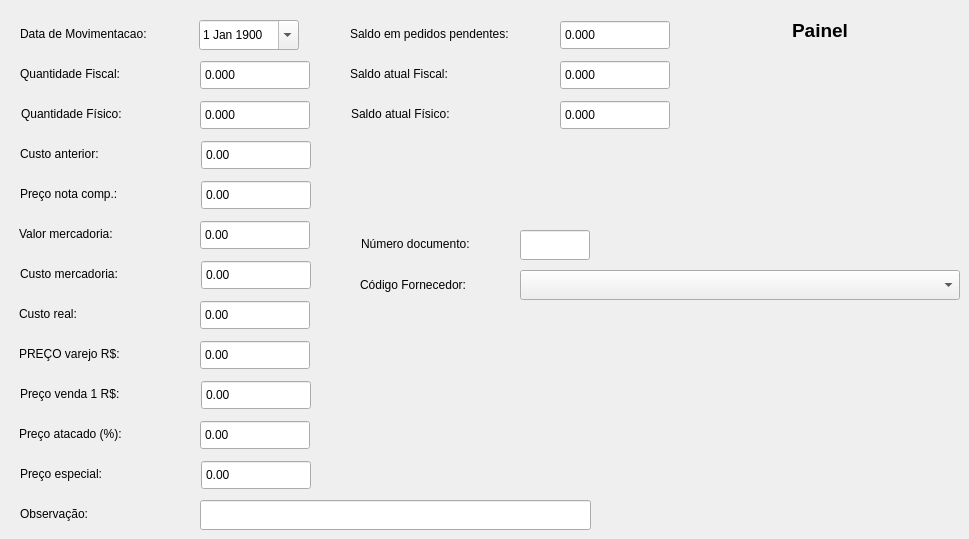
    <widget class="QWidget" name="tab_5">
     <attribute name="title">
      <string>Balanco</string>
     </attribute>
     <widget class="QDateEdit" name="mdata_cad_2">
      <property name="geometry">
       <rect>
        <x>199</x>
        <y>20</y>
        <width>100</width>
        <height>30</height>
       </rect>
      </property>
      <property name="styleSheet">
       <string notr="true"/>
      </property>
      <property name="dateTime">
       <datetime>
        <hour>3</hour>
        <minute>0</minute>
        <second>0</second>
        <year>1900</year>
        <month>1</month>
        <day>1</day>
       </datetime>
      </property>
      <property name="calendarPopup">
       <bool>true</bool>
      </property>
      <property name="date">
       <date>
        <year>1900</year>
        <month>1</month>
        <day>1</day>
       </date>
      </property>
     </widget>
     <widget class="QLabel" name="label_58">
      <property name="geometry">
       <rect>
        <x>20</x>
        <y>20</y>
        <width>170</width>
        <height>28</height>
       </rect>
      </property>
      <property name="styleSheet">
       <string notr="true"/>
      </property>
      <property name="text">
       <string>Data de Movimentacao:</string>
      </property>
     </widget>
     <widget class="QLabel" name="label_59">
      <property name="geometry">
       <rect>
        <x>20</x>
        <y>60</y>
        <width>170</width>
        <height>28</height>
       </rect>
      </property>
      <property name="styleSheet">
       <string notr="true"/>
      </property>
      <property name="text">
       <string>Quantidade Fiscal:</string>
      </property>
     </widget>
     <widget class="QLabel" name="label_60">
      <property name="geometry">
       <rect>
        <x>21</x>
        <y>100</y>
        <width>170</width>
        <height>28</height>
       </rect>
      </property>
      <property name="styleSheet">
       <string notr="true"/>
      </property>
      <property name="text">
       <string>Quantidade Físico:</string>
      </property>
     </widget>
     <widget class="QLabel" name="label_61">
      <property name="geometry">
       <rect>
        <x>350</x>
        <y>60</y>
        <width>200</width>
        <height>28</height>
       </rect>
      </property>
      <property name="styleSheet">
       <string notr="true"/>
      </property>
      <property name="text">
       <string>Saldo atual Fiscal:</string>
      </property>
     </widget>
     <widget class="QLabel" name="label_62">
      <property name="geometry">
       <rect>
        <x>351</x>
        <y>100</y>
        <width>200</width>
        <height>28</height>
       </rect>
      </property>
      <property name="styleSheet">
       <string notr="true"/>
      </property>
      <property name="text">
       <string>Saldo atual Físico:</string>
      </property>
     </widget>
     <widget class="QDoubleSpinBox" name="doubleSpinBox_23">
      <property name="geometry">
       <rect>
        <x>201</x>
        <y>140</y>
        <width>110</width>
        <height>30</height>
       </rect>
      </property>
      <property name="styleSheet">
       <string notr="true"/>
      </property>
      <property name="readOnly">
       <bool>true</bool>
      </property>
      <property name="buttonSymbols">
       <enum>QAbstractSpinBox::NoButtons</enum>
      </property>
      <property name="maximum">
       <double>999999.989999999990687</double>
      </property>
     </widget>
     <widget class="QLabel" name="label_63">
      <property name="geometry">
       <rect>
        <x>20</x>
        <y>140</y>
        <width>170</width>
        <height>28</height>
       </rect>
      </property>
      <property name="styleSheet">
       <string notr="true"/>
      </property>
      <property name="text">
       <string>Custo anterior:</string>
      </property>
     </widget>
     <widget class="QLabel" name="label_64">
      <property name="geometry">
       <rect>
        <x>350</x>
        <y>20</y>
        <width>201</width>
        <height>28</height>
       </rect>
      </property>
      <property name="styleSheet">
       <string notr="true"/>
      </property>
      <property name="text">
       <string>Saldo em pedidos pendentes:</string>
      </property>
     </widget>
     <widget class="QDoubleSpinBox" name="doubleSpinBox_24">
      <property name="geometry">
       <rect>
        <x>201</x>
        <y>180</y>
        <width>110</width>
        <height>30</height>
       </rect>
      </property>
      <property name="styleSheet">
       <string notr="true"/>
      </property>
      <property name="buttonSymbols">
       <enum>QAbstractSpinBox::NoButtons</enum>
      </property>
      <property name="maximum">
       <double>999999.989999999990687</double>
      </property>
     </widget>
     <widget class="QLabel" name="label_65">
      <property name="geometry">
       <rect>
        <x>20</x>
        <y>180</y>
        <width>170</width>
        <height>28</height>
       </rect>
      </property>
      <property name="styleSheet">
       <string notr="true"/>
      </property>
      <property name="text">
       <string>Preço nota comp.:</string>
      </property>
     </widget>
     <widget class="QLabel" name="label_66">
      <property name="geometry">
       <rect>
        <x>19</x>
        <y>220</y>
        <width>170</width>
        <height>28</height>
       </rect>
      </property>
      <property name="styleSheet">
       <string notr="true"/>
      </property>
      <property name="text">
       <string>Valor mercadoria:</string>
      </property>
     </widget>
     <widget class="QDoubleSpinBox" name="doubleSpinBox_25">
      <property name="geometry">
       <rect>
        <x>200</x>
        <y>220</y>
        <width>110</width>
        <height>30</height>
       </rect>
      </property>
      <property name="styleSheet">
       <string notr="true"/>
      </property>
      <property name="buttonSymbols">
       <enum>QAbstractSpinBox::NoButtons</enum>
      </property>
      <property name="maximum">
       <double>999999.989999999990687</double>
      </property>
     </widget>
     <widget class="QDoubleSpinBox" name="doubleSpinBox_26">
      <property name="geometry">
       <rect>
        <x>201</x>
        <y>260</y>
        <width>110</width>
        <height>30</height>
       </rect>
      </property>
      <property name="styleSheet">
       <string notr="true"/>
      </property>
      <property name="buttonSymbols">
       <enum>QAbstractSpinBox::NoButtons</enum>
      </property>
      <property name="maximum">
       <double>999999.989999999990687</double>
      </property>
     </widget>
     <widget class="QLabel" name="label_67">
      <property name="geometry">
       <rect>
        <x>20</x>
        <y>260</y>
        <width>170</width>
        <height>28</height>
       </rect>
      </property>
      <property name="styleSheet">
       <string notr="true"/>
      </property>
      <property name="text">
       <string>Custo mercadoria:</string>
      </property>
     </widget>
     <widget class="QLabel" name="label_68">
      <property name="geometry">
       <rect>
        <x>19</x>
        <y>300</y>
        <width>170</width>
        <height>28</height>
       </rect>
      </property>
      <property name="styleSheet">
       <string notr="true"/>
      </property>
      <property name="text">
       <string>Custo real:</string>
      </property>
     </widget>
     <widget class="QDoubleSpinBox" name="doubleSpinBox_27">
      <property name="geometry">
       <rect>
        <x>200</x>
        <y>300</y>
        <width>110</width>
        <height>30</height>
       </rect>
      </property>
      <property name="styleSheet">
       <string notr="true"/>
      </property>
      <property name="buttonSymbols">
       <enum>QAbstractSpinBox::NoButtons</enum>
      </property>
      <property name="maximum">
       <double>999999.989999999990687</double>
      </property>
     </widget>
     <widget class="QLabel" name="label_69">
      <property name="geometry">
       <rect>
        <x>19</x>
        <y>340</y>
        <width>170</width>
        <height>28</height>
       </rect>
      </property>
      <property name="styleSheet">
       <string notr="true"/>
      </property>
      <property name="text">
       <string>PREÇO varejo R$:</string>
      </property>
     </widget>
     <widget class="QDoubleSpinBox" name="doubleSpinBox_28">
      <property name="geometry">
       <rect>
        <x>200</x>
        <y>340</y>
        <width>110</width>
        <height>30</height>
       </rect>
      </property>
      <property name="styleSheet">
       <string notr="true"/>
      </property>
      <property name="buttonSymbols">
       <enum>QAbstractSpinBox::NoButtons</enum>
      </property>
      <property name="maximum">
       <double>999999.989999999990687</double>
      </property>
     </widget>
     <widget class="QDoubleSpinBox" name="doubleSpinBox_29">
      <property name="geometry">
       <rect>
        <x>201</x>
        <y>380</y>
        <width>110</width>
        <height>30</height>
       </rect>
      </property>
      <property name="styleSheet">
       <string notr="true"/>
      </property>
      <property name="buttonSymbols">
       <enum>QAbstractSpinBox::NoButtons</enum>
      </property>
      <property name="maximum">
       <double>999999.989999999990687</double>
      </property>
     </widget>
     <widget class="QLabel" name="label_70">
      <property name="geometry">
       <rect>
        <x>20</x>
        <y>380</y>
        <width>170</width>
        <height>28</height>
       </rect>
      </property>
      <property name="styleSheet">
       <string notr="true"/>
      </property>
      <property name="text">
       <string>Preço venda 1 R$:</string>
      </property>
     </widget>
     <widget class="QLabel" name="label_71">
      <property name="geometry">
       <rect>
        <x>19</x>
        <y>420</y>
        <width>170</width>
        <height>28</height>
       </rect>
      </property>
      <property name="styleSheet">
       <string notr="true"/>
      </property>
      <property name="text">
       <string>Preço atacado (%):</string>
      </property>
     </widget>
     <widget class="QDoubleSpinBox" name="doubleSpinBox_30">
      <property name="geometry">
       <rect>
        <x>200</x>
        <y>420</y>
        <width>110</width>
        <height>30</height>
       </rect>
      </property>
      <property name="styleSheet">
       <string notr="true"/>
      </property>
      <property name="buttonSymbols">
       <enum>QAbstractSpinBox::NoButtons</enum>
      </property>
      <property name="maximum">
       <double>999999.989999999990687</double>
      </property>
     </widget>
     <widget class="QDoubleSpinBox" name="doubleSpinBox_31">
      <property name="geometry">
       <rect>
        <x>201</x>
        <y>460</y>
        <width>110</width>
        <height>30</height>
       </rect>
      </property>
      <property name="styleSheet">
       <string notr="true"/>
      </property>
      <property name="buttonSymbols">
       <enum>QAbstractSpinBox::NoButtons</enum>
      </property>
      <property name="maximum">
       <double>999999.989999999990687</double>
      </property>
     </widget>
     <widget class="QLabel" name="label_72">
      <property name="geometry">
       <rect>
        <x>20</x>
        <y>460</y>
        <width>170</width>
        <height>28</height>
       </rect>
      </property>
      <property name="styleSheet">
       <string notr="true"/>
      </property>
      <property name="text">
       <string>Preço especial:</string>
      </property>
     </widget>
     <widget class="QLineEdit" name="mobs1">
      <property name="geometry">
       <rect>
        <x>200</x>
        <y>500</y>
        <width>391</width>
        <height>30</height>
       </rect>
      </property>
      <property name="styleSheet">
       <string notr="true"/>
      </property>
      <property name="text">
       <string/>
      </property>
      <property name="maxLength">
       <number>60</number>
      </property>
     </widget>
     <widget class="QLabel" name="label_73">
      <property name="geometry">
       <rect>
        <x>20</x>
        <y>500</y>
        <width>170</width>
        <height>28</height>
       </rect>
      </property>
      <property name="styleSheet">
       <string notr="true"/>
      </property>
      <property name="text">
       <string>Observação:</string>
      </property>
     </widget>
     <widget class="QLineEdit" name="mnum_doc">
      <property name="geometry">
       <rect>
        <x>520</x>
        <y>230</y>
        <width>70</width>
        <height>30</height>
       </rect>
      </property>
      <property name="styleSheet">
       <string notr="true"/>
      </property>
      <property name="maxLength">
       <number>10</number>
      </property>
     </widget>
     <widget class="QLabel" name="label_74">
      <property name="geometry">
       <rect>
        <x>361</x>
        <y>230</y>
        <width>150</width>
        <height>28</height>
       </rect>
      </property>
      <property name="styleSheet">
       <string notr="true"/>
      </property>
      <property name="text">
       <string>Número documento:</string>
      </property>
     </widget>
     <widget class="QComboBox" name="comboBox_14">
      <property name="geometry">
       <rect>
        <x>520</x>
        <y>270</y>
        <width>440</width>
        <height>30</height>
       </rect>
      </property>
      <property name="styleSheet">
       <string notr="true"/>
      </property>
     </widget>
     <widget class="QLabel" name="label_75">
      <property name="geometry">
       <rect>
        <x>360</x>
        <y>270</y>
        <width>150</width>
        <height>30</height>
       </rect>
      </property>
      <property name="styleSheet">
       <string notr="true"/>
      </property>
      <property name="text">
       <string>Código Fornecedor:</string>
      </property>
     </widget>
     <widget class="QDoubleSpinBox" name="doubleSpinBox_32">
      <property name="geometry">
       <rect>
        <x>560</x>
        <y>20</y>
        <width>110</width>
        <height>30</height>
       </rect>
      </property>
      <property name="styleSheet">
       <string notr="true"/>
      </property>
      <property name="readOnly">
       <bool>true</bool>
      </property>
      <property name="buttonSymbols">
       <enum>QAbstractSpinBox::NoButtons</enum>
      </property>
      <property name="decimals">
       <number>3</number>
      </property>
      <property name="minimum">
       <double>-999999.000000000000000</double>
      </property>
      <property name="maximum">
       <double>999999.989999999990687</double>
      </property>
     </widget>
     <widget class="QDoubleSpinBox" name="doubleSpinBox_33">
      <property name="geometry">
       <rect>
        <x>560</x>
        <y>60</y>
        <width>110</width>
        <height>30</height>
       </rect>
      </property>
      <property name="styleSheet">
       <string notr="true"/>
      </property>
      <property name="readOnly">
       <bool>true</bool>
      </property>
      <property name="buttonSymbols">
       <enum>QAbstractSpinBox::NoButtons</enum>
      </property>
      <property name="decimals">
       <number>3</number>
      </property>
      <property name="minimum">
       <double>-999999.000000000000000</double>
      </property>
      <property name="maximum">
       <double>999999.989999999990687</double>
      </property>
     </widget>
     <widget class="QDoubleSpinBox" name="doubleSpinBox_34">
      <property name="geometry">
       <rect>
        <x>560</x>
        <y>100</y>
        <width>110</width>
        <height>30</height>
       </rect>
      </property>
      <property name="styleSheet">
       <string notr="true"/>
      </property>
      <property name="readOnly">
       <bool>true</bool>
      </property>
      <property name="buttonSymbols">
       <enum>QAbstractSpinBox::NoButtons</enum>
      </property>
      <property name="decimals">
       <number>3</number>
      </property>
      <property name="minimum">
       <double>-999999.000000000000000</double>
      </property>
      <property name="maximum">
       <double>999999.989999999990687</double>
      </property>
     </widget>
     <widget class="QDoubleSpinBox" name="doubleSpinBox_35">
      <property name="geometry">
       <rect>
        <x>200</x>
        <y>60</y>
        <width>110</width>
        <height>30</height>
       </rect>
      </property>
      <property name="styleSheet">
       <string notr="true"/>
      </property>
      <property name="buttonSymbols">
       <enum>QAbstractSpinBox::NoButtons</enum>
      </property>
      <property name="decimals">
       <number>3</number>
      </property>
      <property name="minimum">
       <double>-999999.000000000000000</double>
      </property>
      <property name="maximum">
       <double>999999.989999999990687</double>
      </property>
     </widget>
     <widget class="QDoubleSpinBox" name="doubleSpinBox_36">
      <property name="geometry">
       <rect>
        <x>200</x>
        <y>100</y>
        <width>110</width>
        <height>30</height>
       </rect>
      </property>
      <property name="styleSheet">
       <string notr="true"/>
      </property>
      <property name="buttonSymbols">
       <enum>QAbstractSpinBox::NoButtons</enum>
      </property>
      <property name="decimals">
       <number>3</number>
      </property>
      <property name="minimum">
       <double>-999999.000000000000000</double>
      </property>
      <property name="maximum">
       <double>999999.989999999990687</double>
      </property>
     </widget>
     <widget class="QLabel" name="estoque">
      <property name="geometry">
       <rect>
        <x>700</x>
        <y>10</y>
        <width>240</width>
        <height>40</height>
       </rect>
      </property>
      <property name="font">
       <font>
        <family>Arial</family>
        <pointsize>14</pointsize>
        <italic>false</italic>
        <bold>true</bold>
       </font>
      </property>
      <property name="styleSheet">
       <string notr="true">font: 14pt &quot;Segoe UI&quot;;
font: 700 14pt &quot;Arial&quot;;</string>
      </property>
      <property name="text">
       <string>Painel</string>
      </property>
      <property name="alignment">
       <set>Qt::AlignCenter</set>
      </property>
     </widget>
    </widget>
